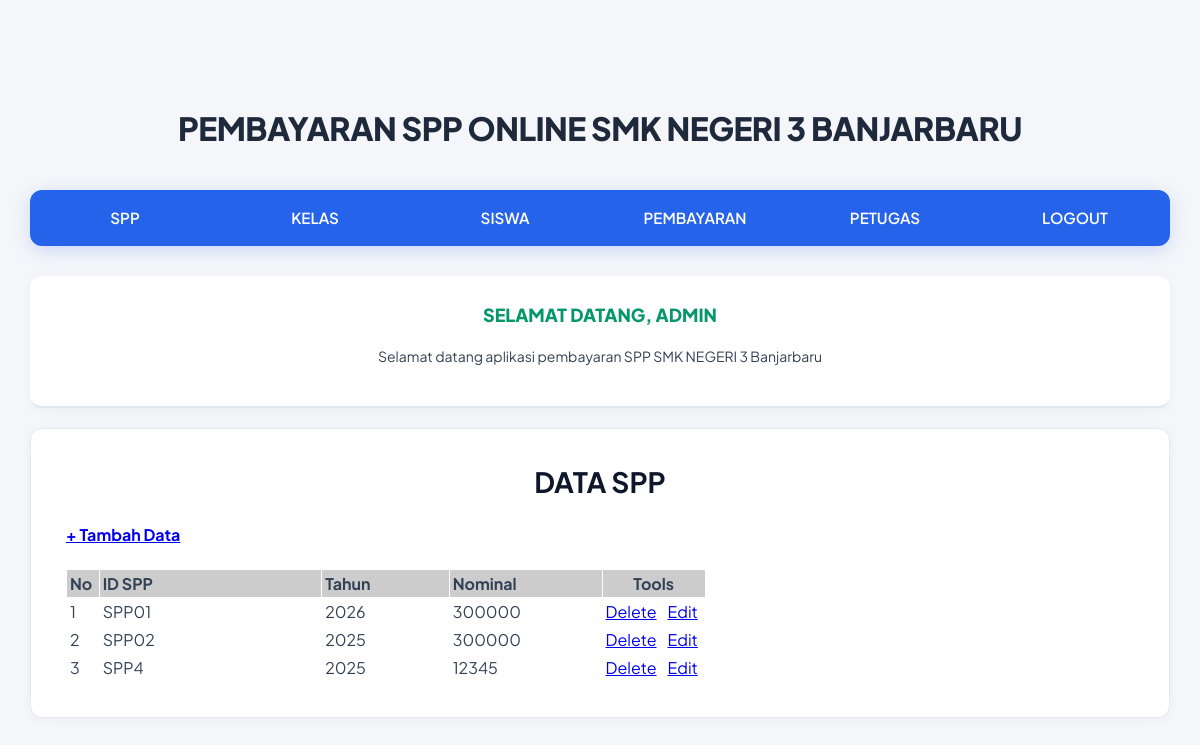
The page /admin/halaman_admin.php?open=data_spp (signed in) on the database its author committed.
### tables this page shows
CREATE TABLE `spp` (
  `id_spp` varchar(30) NOT NULL,
  `tahun` int(4) NOT NULL,
  `nominal` int(10) NOT NULL
);

### admin/data_spp.php (the view)
<?php
include_once "../src/koneksi.php";
?>
<h1 align="center"> <b>DATA SPP </b></h1>
<h4> <a href="?open=tambah_spp">+ Tambah Data</a> </h3>
<table cellspacing="1" cellpadding="3">
  <tr>
    <td width="5%" bgcolor="#CCCCCC"><b>No</b></td>
    <td width=35%" bgcolor="#CCCCCC"><b>ID SPP</b></td>
    <td width="20%" bgcolor="#CCCCCC"><b>Tahun </b></td>
    <td width="24%" bgcolor="#CCCCCC"><b>Nominal</b></td>
    <td colspan="2" align="center" bgcolor="#CCCCCC"><b>Tools</b></td>
  </tr>
<?php
$sql = mysqli_query($koneksi, "SELECT * FROM spp ORDER BY id_spp ASC");
$nomor = 0;
while ($data = mysqli_fetch_array($sql)) {
  $nomor++;
?>
  <tr>
    <td> <?php echo $nomor; ?> </td>
    <td> <?php echo $data['id_spp']; ?> </td>
    <td> <?php echo $data['tahun']; ?> </td>
    <td> <?php echo $data['nominal']; ?> </td>
    <td width="9%" align="center"><a href="?open=hapus_spp&id_spp=<?php echo $data['id_spp']; ?>"
      target="_self" onclick="return confirm('YAKIN INGIN MENGHAPUS DATA SPP INI ... ?')"> Delete</a></td>
    <td width="9%" align="center"><a href="?open=edit_spp&id_spp=<?php echo $data['id_spp']; ?>"
      target="_self">Edit</a></td>
  </tr>
<?php } ?>
</table>

### src/style.css (style rules this page uses)
* { box-sizing: border-box; }
body { background-color: #f4f6f9; margin: 0; font-family: 'Plus Jakarta Sans', -apple-system, BlinkMacSystemFont, sans-serif; color: #334155; line-height: 1.6; }
.conteudo h1 { padding: 0; margin: 0 0 16px; font-weight: 700; color: #0f172a; font-size: 1.75rem; line-height: 1.3; }

### rows shown on the page
spp: id_spp "SPP01", tahun "2026", nominal "300000"
spp: id_spp "SPP02", tahun "2025", nominal "300000"
spp: id_spp "SPP4", tahun "2025", nominal "12345"

### other values the page prints
$_SESSION['username'] "ADMIN"
